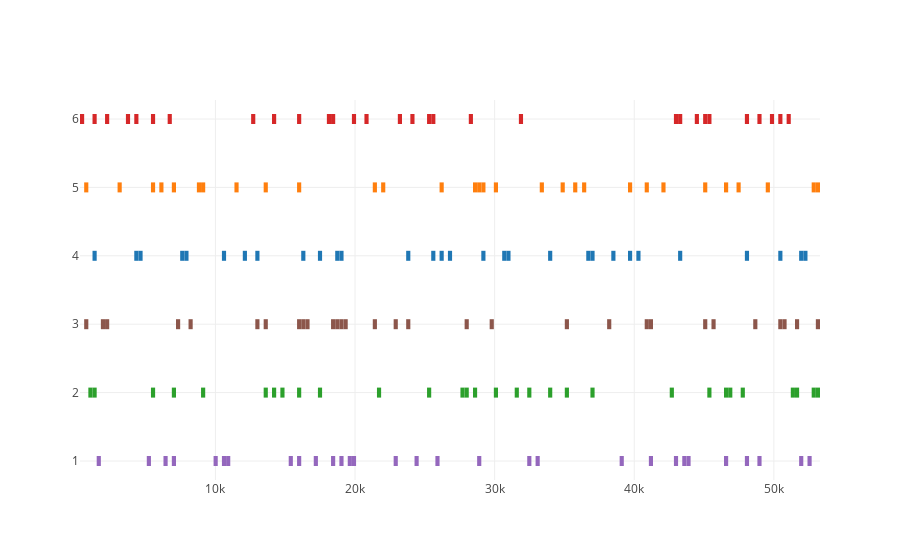
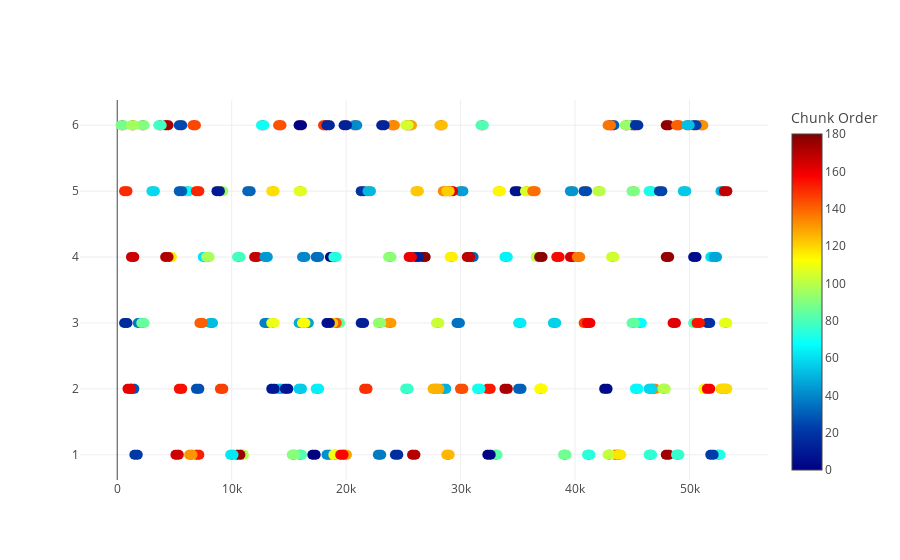

The notebook cell these images were saved under, in order:
### Code cell
myPlot('lines')
myPlot('lines+markers')
